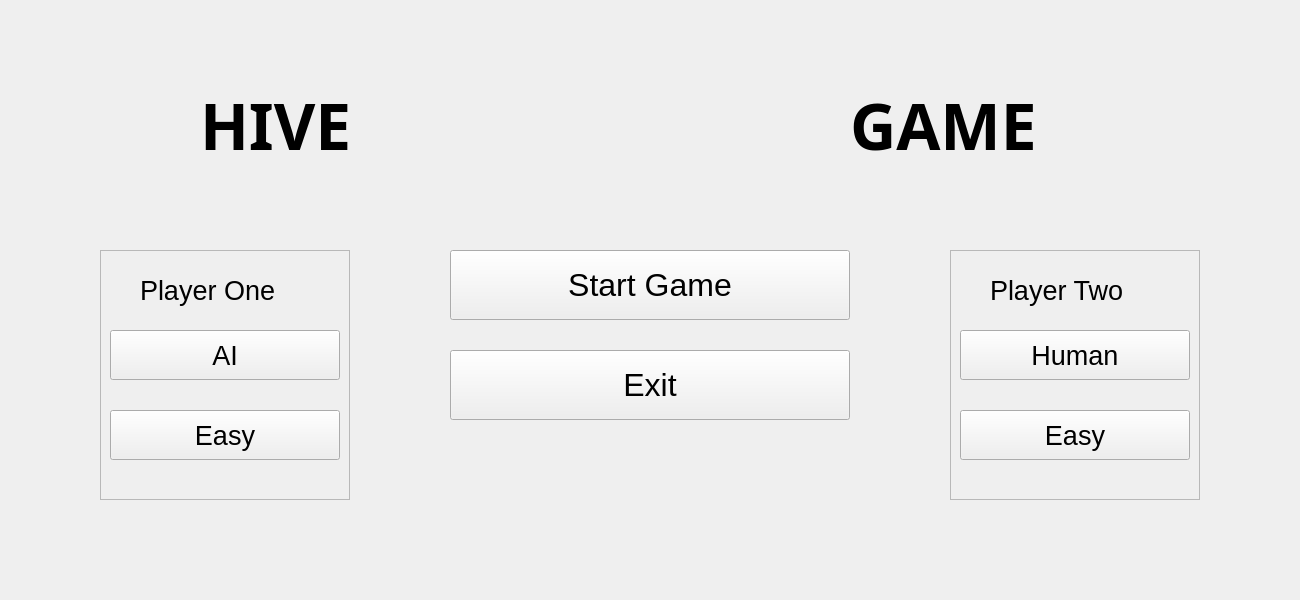
<?xml version="1.0" encoding="UTF-8"?>
<ui version="4.0">
 <class>MainWindow</class>
 <widget class="QMainWindow" name="MainWindow">
  <property name="geometry">
   <rect>
    <x>0</x>
    <y>0</y>
    <width>1300</width>
    <height>600</height>
   </rect>
  </property>
  <property name="windowTitle">
   <string>MainWindow</string>
  </property>
  <property name="styleSheet">
   <string notr="true"/>
  </property>
  <widget class="QWidget" name="centralwidget">
   <widget class="QLabel" name="hive_label">
    <property name="geometry">
     <rect>
      <x>200</x>
      <y>70</y>
      <width>250</width>
      <height>110</height>
     </rect>
    </property>
    <property name="font">
     <font>
      <family>Purisa</family>
      <pointsize>48</pointsize>
      <weight>75</weight>
      <bold>true</bold>
     </font>
    </property>
    <property name="text">
     <string>HIVE</string>
    </property>
   </widget>
   <widget class="QLabel" name="hive_photo">
    <property name="geometry">
     <rect>
      <x>520</x>
      <y>50</y>
      <width>180</width>
      <height>180</height>
     </rect>
    </property>
    <property name="text">
     <string/>
    </property>
    <property name="pixmap">
     <pixmap>../Images/hive_photo.png</pixmap>
    </property>
   </widget>
   <widget class="QLabel" name="game_label">
    <property name="geometry">
     <rect>
      <x>850</x>
      <y>70</y>
      <width>250</width>
      <height>110</height>
     </rect>
    </property>
    <property name="font">
     <font>
      <family>Purisa</family>
      <pointsize>48</pointsize>
      <weight>75</weight>
      <bold>true</bold>
     </font>
    </property>
    <property name="text">
     <string>GAME</string>
    </property>
   </widget>
   <widget class="QPushButton" name="start_game_button">
    <property name="geometry">
     <rect>
      <x>450</x>
      <y>250</y>
      <width>400</width>
      <height>70</height>
     </rect>
    </property>
    <property name="font">
     <font>
      <pointsize>24</pointsize>
     </font>
    </property>
    <property name="text">
     <string>Start Game</string>
    </property>
   </widget>
   <widget class="QPushButton" name="exit_button">
    <property name="geometry">
     <rect>
      <x>450</x>
      <y>350</y>
      <width>400</width>
      <height>70</height>
     </rect>
    </property>
    <property name="font">
     <font>
      <pointsize>24</pointsize>
     </font>
    </property>
    <property name="text">
     <string>Exit</string>
    </property>
   </widget>
   <widget class="QFrame" name="player_one_frame">
    <property name="geometry">
     <rect>
      <x>100</x>
      <y>250</y>
      <width>250</width>
      <height>250</height>
     </rect>
    </property>
    <property name="frameShape">
     <enum>QFrame::StyledPanel</enum>
    </property>
    <property name="frameShadow">
     <enum>QFrame::Raised</enum>
    </property>
    <widget class="QPushButton" name="player_one_type_button">
     <property name="geometry">
      <rect>
       <x>10</x>
       <y>80</y>
       <width>230</width>
       <height>50</height>
      </rect>
     </property>
     <property name="font">
      <font>
       <pointsize>20</pointsize>
      </font>
     </property>
     <property name="text">
      <string>AI</string>
     </property>
    </widget>
    <widget class="QLabel" name="player_one_label">
     <property name="geometry">
      <rect>
       <x>40</x>
       <y>20</y>
       <width>170</width>
       <height>40</height>
      </rect>
     </property>
     <property name="font">
      <font>
       <pointsize>20</pointsize>
      </font>
     </property>
     <property name="text">
      <string>Player One</string>
     </property>
    </widget>
    <widget class="QPushButton" name="player_one_diff_button">
     <property name="geometry">
      <rect>
       <x>10</x>
       <y>160</y>
       <width>230</width>
       <height>50</height>
      </rect>
     </property>
     <property name="font">
      <font>
       <pointsize>20</pointsize>
      </font>
     </property>
     <property name="text">
      <string>Easy</string>
     </property>
    </widget>
   </widget>
   <widget class="QFrame" name="player_two_frame">
    <property name="geometry">
     <rect>
      <x>950</x>
      <y>250</y>
      <width>250</width>
      <height>250</height>
     </rect>
    </property>
    <property name="frameShape">
     <enum>QFrame::StyledPanel</enum>
    </property>
    <property name="frameShadow">
     <enum>QFrame::Raised</enum>
    </property>
    <widget class="QPushButton" name="player_two_type_button">
     <property name="geometry">
      <rect>
       <x>10</x>
       <y>80</y>
       <width>230</width>
       <height>50</height>
      </rect>
     </property>
     <property name="font">
      <font>
       <pointsize>20</pointsize>
      </font>
     </property>
     <property name="text">
      <string>Human</string>
     </property>
    </widget>
    <widget class="QLabel" name="player_two_label">
     <property name="geometry">
      <rect>
       <x>40</x>
       <y>20</y>
       <width>170</width>
       <height>40</height>
      </rect>
     </property>
     <property name="font">
      <font>
       <pointsize>20</pointsize>
      </font>
     </property>
     <property name="text">
      <string>Player Two</string>
     </property>
    </widget>
    <widget class="QPushButton" name="player_two_diff_button">
     <property name="geometry">
      <rect>
       <x>10</x>
       <y>160</y>
       <width>230</width>
       <height>50</height>
      </rect>
     </property>
     <property name="font">
      <font>
       <pointsize>20</pointsize>
      </font>
     </property>
     <property name="text">
      <string>Easy</string>
     </property>
    </widget>
   </widget>
  </widget>
 </widget>
 <resources/>
 <connections/>
</ui>
